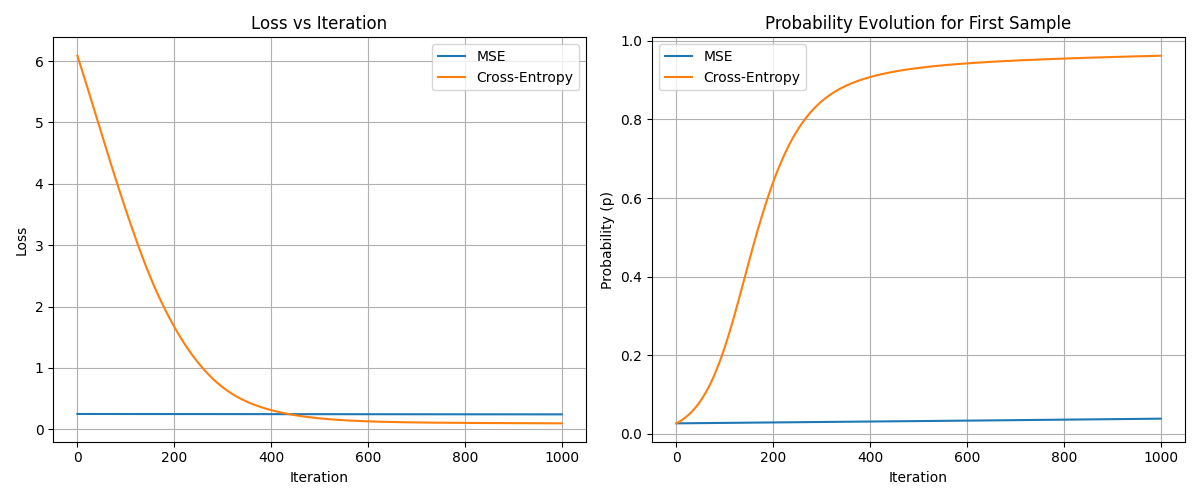

The script that drew this image:
import numpy as np
import matplotlib.pyplot as plt

np.random.seed(42)
n_samples = 100
X = np.random.randn(n_samples, 2)
w_true = np.array([2.0, -1.0])
p_true = 1 / (1 + np.exp(-X @ w_true))
y = (p_true > 0.5).astype(float)

def sigmoid(x):
    return 1 / (1 + np.exp(-x))

def gradient_descent_mse(X, y, w_init, lr=0.1, max_iter=1000):
    w = w_init.copy()
    losses = []
    probs = []
    
    for i in range(max_iter):
        p = sigmoid(X @ w)
        loss = 0.5 * np.mean((y - p)**2)
        grad = -X.T @ ((y - p) * p * (1-p)) / len(y)
        
        w = w - lr * grad
        losses.append(loss)
        probs.append(p[0])
    
    return w, losses, probs

def gradient_descent_ce(X, y, w_init, lr=0.1, max_iter=1000):
    w = w_init.copy()
    losses = []
    probs = []
    
    for i in range(max_iter):
        p = sigmoid(X @ w)
        loss = -np.mean(y * np.log(p + 1e-10) + (1-y) * np.log(1 - p + 1e-10))
        grad = X.T @ (p - y) / len(y)
        
        w = w - lr * grad
        losses.append(loss)
        probs.append(p[0])
    
    return w, losses, probs

w_init = np.array([-10.0, -10.0])

w_mse, losses_mse, probs_mse = gradient_descent_mse(X, y, w_init)
w_ce, losses_ce, probs_ce = gradient_descent_ce(X, y, w_init)

plt.figure(figsize=(12, 5))

plt.subplot(121)
plt.plot(losses_mse, label='MSE')
plt.plot(losses_ce, label='Cross-Entropy')
plt.xlabel('Iteration')
plt.ylabel('Loss')
plt.title('Loss vs Iteration')
plt.legend()
plt.grid(True)

plt.subplot(122)
plt.plot(probs_mse, label='MSE')
plt.plot(probs_ce, label='Cross-Entropy')
plt.xlabel('Iteration')
plt.ylabel('Probability (p)')
plt.title('Probability Evolution for First Sample')
plt.legend()
plt.grid(True)

plt.tight_layout()
plt.show()

print(f"Final probability (MSE): {probs_mse[-1]:.6f}")
print(f"Final probability (CE): {probs_ce[-1]:.6f}")
